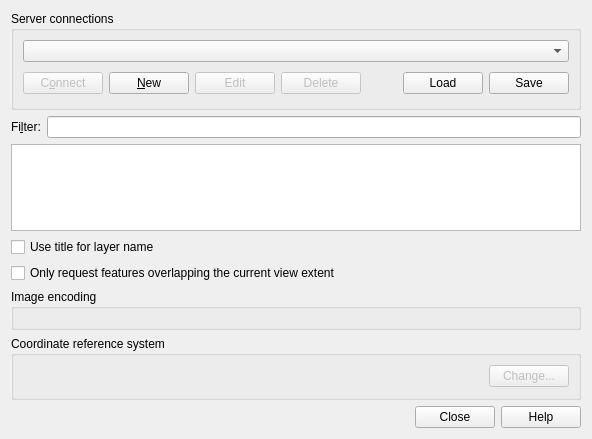
<?xml version="1.0" encoding="UTF-8"?>
<ui version="4.0">
 <class>QgsSourceSelectBase</class>
 <widget class="QDialog" name="QgsSourceSelectBase">
  <property name="geometry">
   <rect>
    <x>0</x>
    <y>0</y>
    <width>592</width>
    <height>439</height>
   </rect>
  </property>
  <layout class="QVBoxLayout" name="verticalLayout">
   <item>
    <widget class="QGroupBox" name="GroupBox1">
     <property name="title">
      <string>Server connections</string>
     </property>
     <layout class="QGridLayout" name="gridLayout_2">
      <item row="0" column="0">
       <widget class="QComboBox" name="cmbConnections"/>
      </item>
      <item row="1" column="0">
       <layout class="QHBoxLayout" name="horizontalLayout">
        <item>
         <widget class="QPushButton" name="btnConnect">
          <property name="enabled">
           <bool>false</bool>
          </property>
          <property name="text">
           <string>C&amp;onnect</string>
          </property>
         </widget>
        </item>
        <item>
         <widget class="QPushButton" name="btnNew">
          <property name="text">
           <string>&amp;New</string>
          </property>
         </widget>
        </item>
        <item>
         <widget class="QPushButton" name="btnEdit">
          <property name="enabled">
           <bool>false</bool>
          </property>
          <property name="text">
           <string>Edit</string>
          </property>
         </widget>
        </item>
        <item>
         <widget class="QPushButton" name="btnDelete">
          <property name="enabled">
           <bool>false</bool>
          </property>
          <property name="text">
           <string>Delete</string>
          </property>
         </widget>
        </item>
        <item>
         <spacer>
          <property name="orientation">
           <enum>Qt::Horizontal</enum>
          </property>
          <property name="sizeType">
           <enum>QSizePolicy::Expanding</enum>
          </property>
          <property name="sizeHint" stdset="0">
           <size>
            <width>171</width>
            <height>30</height>
           </size>
          </property>
         </spacer>
        </item>
        <item>
         <widget class="QPushButton" name="btnLoad">
          <property name="toolTip">
           <string>Load connections from file</string>
          </property>
          <property name="text">
           <string>Load</string>
          </property>
         </widget>
        </item>
        <item>
         <widget class="QPushButton" name="btnSave">
          <property name="toolTip">
           <string>Save connections to file</string>
          </property>
          <property name="text">
           <string>Save</string>
          </property>
         </widget>
        </item>
       </layout>
      </item>
     </layout>
    </widget>
   </item>
   <item>
    <layout class="QHBoxLayout" name="horizontalLayoutFilter">
     <item>
      <widget class="QLabel" name="labelFilter">
       <property name="enabled">
        <bool>true</bool>
       </property>
       <property name="text">
        <string>Fi&amp;lter:</string>
       </property>
       <property name="buddy">
        <cstring>lineFilter</cstring>
       </property>
      </widget>
     </item>
     <item>
      <widget class="QLineEdit" name="lineFilter">
       <property name="enabled">
        <bool>true</bool>
       </property>
       <property name="toolTip">
        <string>Display WFS FeatureTypes containing this word in the title, name or abstract</string>
       </property>
       <property name="whatsThis">
        <string>Display WFS FeatureTypes containing this word in the title, name or abstract</string>
       </property>
      </widget>
     </item>
    </layout>
   </item>
   <item>
    <widget class="QTreeView" name="treeView">
     <property name="editTriggers">
      <set>QAbstractItemView::NoEditTriggers</set>
     </property>
     <property name="alternatingRowColors">
      <bool>true</bool>
     </property>
     <property name="selectionMode">
      <enum>QAbstractItemView::ExtendedSelection</enum>
     </property>
     <property name="sortingEnabled">
      <bool>true</bool>
     </property>
     <attribute name="headerVisible">
      <bool>true</bool>
     </attribute>
    </widget>
   </item>
   <item>
    <widget class="QCheckBox" name="cbxUseTitleLayerName">
     <property name="text">
      <string>Use title for layer name</string>
     </property>
    </widget>
   </item>
   <item>
    <widget class="QCheckBox" name="cbxFeatureCurrentViewExtent">
     <property name="text">
      <string>Only request features overlapping the current view extent</string>
     </property>
    </widget>
   </item>
   <item>
    <widget class="QGroupBox" name="gbImageEncoding">
     <property name="title">
      <string>Image encoding</string>
     </property>
     <layout class="QHBoxLayout" name="horizontalLayout_2"/>
    </widget>
   </item>
   <item>
    <widget class="QGroupBox" name="gbCRS">
     <property name="title">
      <string>Coordinate reference system</string>
     </property>
     <layout class="QHBoxLayout">
      <property name="spacing">
       <number>6</number>
      </property>
      <property name="leftMargin">
       <number>9</number>
      </property>
      <property name="topMargin">
       <number>9</number>
      </property>
      <property name="rightMargin">
       <number>9</number>
      </property>
      <property name="bottomMargin">
       <number>9</number>
      </property>
      <item>
       <widget class="QLabel" name="labelCoordRefSys">
        <property name="text">
         <string/>
        </property>
       </widget>
      </item>
      <item>
       <spacer>
        <property name="orientation">
         <enum>Qt::Horizontal</enum>
        </property>
        <property name="sizeType">
         <enum>QSizePolicy::Expanding</enum>
        </property>
        <property name="sizeHint" stdset="0">
         <size>
          <width>441</width>
          <height>23</height>
         </size>
        </property>
       </spacer>
      </item>
      <item>
       <widget class="QPushButton" name="btnChangeSpatialRefSys">
        <property name="enabled">
         <bool>false</bool>
        </property>
        <property name="text">
         <string>Change...</string>
        </property>
       </widget>
      </item>
     </layout>
    </widget>
   </item>
   <item>
    <widget class="QDialogButtonBox" name="buttonBox">
     <property name="orientation">
      <enum>Qt::Horizontal</enum>
     </property>
     <property name="standardButtons">
      <set>QDialogButtonBox::Close|QDialogButtonBox::Help</set>
     </property>
    </widget>
   </item>
  </layout>
 </widget>
 <tabstops>
  <tabstop>cmbConnections</tabstop>
  <tabstop>btnConnect</tabstop>
  <tabstop>btnNew</tabstop>
  <tabstop>btnEdit</tabstop>
  <tabstop>btnDelete</tabstop>
  <tabstop>btnLoad</tabstop>
  <tabstop>btnSave</tabstop>
  <tabstop>lineFilter</tabstop>
  <tabstop>treeView</tabstop>
  <tabstop>cbxUseTitleLayerName</tabstop>
  <tabstop>btnChangeSpatialRefSys</tabstop>
  <tabstop>buttonBox</tabstop>
 </tabstops>
 <resources/>
 <connections/>
</ui>
